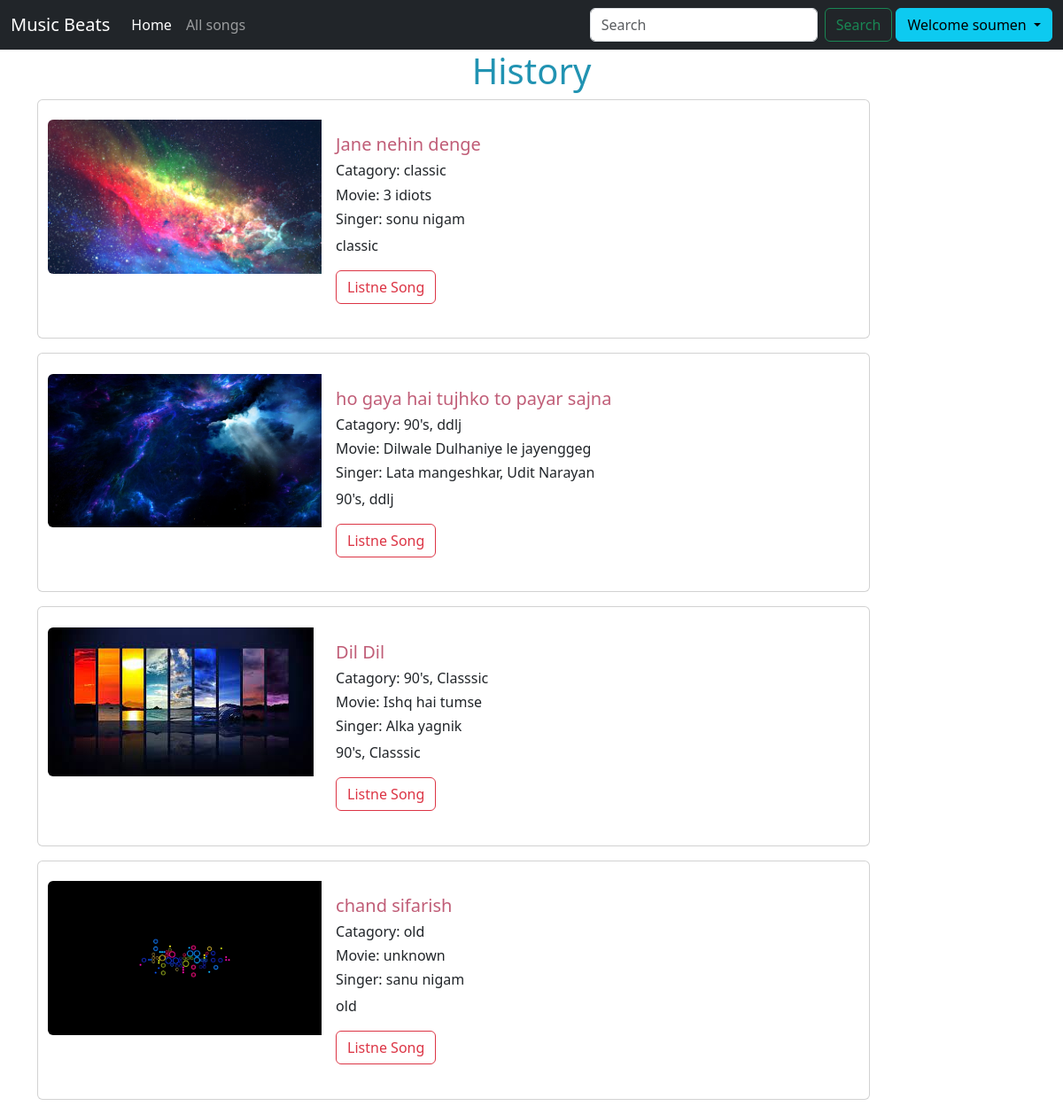
The app's page /songs/history/ (signed in) with its own data.
### musicbeats/models.py (models this page shows, shortened)
class History(models.Model):
    History_id = models.AutoField(primary_key=True)
    user = models.ForeignKey(User, on_delete=models.CASCADE, default='')
    song = models.ForeignKey(Song, on_delete=models.CASCADE, default='')

class Song(models.Model):
    song_id=models.AutoField(primary_key=True)
    name=models.CharField(max_length=2000)
    singer=models.CharField(max_length=2000)
    tags= models.CharField(max_length=100)
    image= models.ImageField(upload_to="Documents/images")
    song= models.FileField(upload_to="Documents/songs")
    movie=models.CharField( max_length=100, default='unknown')
    credit=models.CharField( max_length=5000, default='No one')

### musicbeats/views.py (the view)
# urls.py: path('songs/history/', views.history, name='history'),
@login_required(login_url='login')
def history(request):
    context={}
    history_obj=History.objects.filter(user=request.user).all()
    context['hist_objs']=history_obj
    return render(request, 'history.html', context)

### musicbeats/templates/history.html (shortened to what this page needs)
{% extends "base.html" %}
{% load static %}
{% block content %}
    <h1 style="color:#2193b2;" class="text-center">History</h1>
    <div class="container" >
        {% for hist_obj in hist_objs reversed %}
        <div class="card mb-3" style="max-width: 940px; padding-top:2%; padding-bottom:2%; padding-left:1%">
            <div class="row g-0">
            <div class="col-md-4">
                <img src="{% static hist_obj.song.image %}" class="img-fluid rounded-start" alt="...">
            </div>
            <div class="col-md-8">
                <div class="card-body">
                    <h5 class="card-title" style="color:#c05d77">{{hist_obj.song.name}}</h5>
                    <h6>Catagory: {{hist_obj.song.tags}}</h6>
                    <h6>Movie: {{hist_obj.song.movie}}</h6>
                    <h6>Singer: {{hist_obj.song.singer}}</h6>
                    <p class="card-text">{{hist_obj.song.tags}}</p>
                    <a href="{% url "listne_song" hist_obj.song.song_id %}"><button class="btn btn-outline-danger">Listne Song</button></a>
                </div>
            </div>
            </div>
        </div>
        {% endfor %}
    </div>
{% endblock content %}

### musicbeats/templates/base.html (shortened to what this page needs)
{% load static %}
<!DOCTYPE html>
<html lang="en">
<head>
    <link href="https://cdn.jsdelivr.net/npm/bootstrap@5.3.2/dist/css/bootstrap.min.css" rel="stylesheet">
    <link rel="stylesheet" href="{% static "css/style.css" %}">
</head>
<body>
    <nav class="navbar navbar-expand-lg navbar-dark bg-dark sticky-top" >
        <div class="container-fluid">
          <a class="navbar-brand" href="{% url "home" %}">Music Beats</a>
          <div class="collapse navbar-collapse" id="navbarSupportedContent">
            <ul class="navbar-nav me-auto mb-2 mb-lg-0">
              <li class="nav-item">
                <a class="nav-link active" aria-current="page" href="{% url "home" %}">Home</a>
              </li>
              <li class="nav-item">
                <a class="nav-link" href="{% url "songs" %}">All songs</a>
              </li>
            </ul>
            <form class="d-flex" role="search" method='get' action="{% url "search" %}">
                <input class="form-control me-2" name="search-field" type="search" placeholder="Search" aria-label="Search">
                <button class="btn btn-outline-success" type="submit">Search</button>
            </form>
            {% if user.is_authenticated %}
                    <div class="btn-group ms-1">
                        <button type="button" class="btn btn-info dropdown-toggle" data-bs-toggle="dropdown" aria-expanded="false">
                        Welcome {{request.user}}
                        </button>
                    </div>
            {% endif %}
          </div>
        </div>
    </nav>
    {% block content %}
    {% endblock content %}
</body>
</html>

### records on screen
History: song.image (picture), song.name "Jane nehin denge", song.tags "classic", song.movie "3 idiots", song.singer "sonu nigam"
History: song.image (picture), song.name "ho gaya hai tujhko to payar sajna", song.tags "90's, ddlj", song.movie "Dilwale Dulhaniye le jayenggeg", song.singer "Lata mangeshkar, Udit Narayan"
History: song.image (picture), song.name "Dil Dil", song.tags "90's, Classsic", song.movie "Ishq hai tumse", song.singer "Alka yagnik"
History: song.image (picture), song.name "chand sifarish", song.tags "old", song.movie "unknown", song.singer "sanu nigam"

### other values on screen
{{ request.user }} "soumen"
